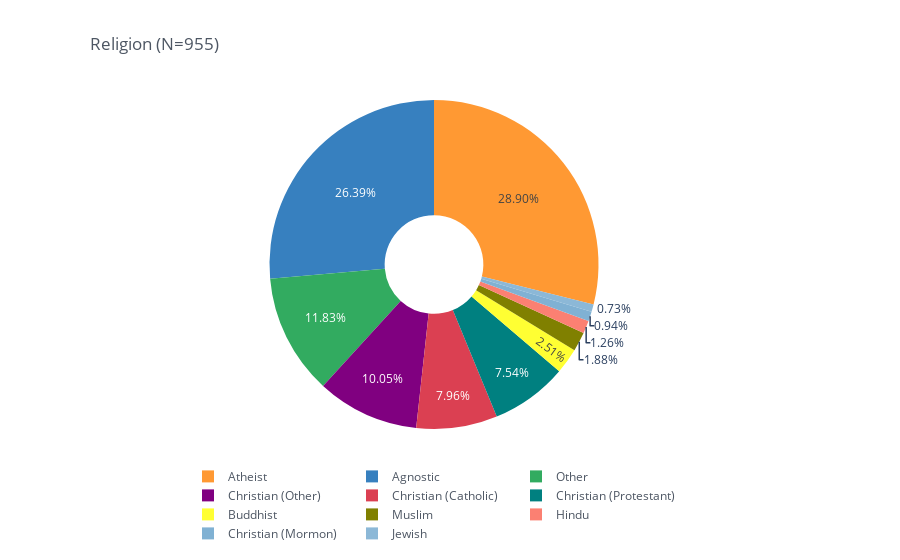

This figure's notebook cell:
### Code cell
pieChart(gcbs_clean_df, col='DEMO_religion', title='Religion')

### Figure 1 — Plotly figure (JSON) as saved in the notebook; plotly's stock layout.template omitted (floating-point values rounded to 4 significant figures)
{"data": [{"hole": 0.3, "labels": ["Atheist", "Agnostic", "Other", "Christian (Other)", "Christian (Catholic)", "Christian (Protestant)", "Buddhist", "Muslim", "Hindu", "Christian (Mormon)", "Jewish"], "marker": {"colors": ["rgba(255, 153, 51, 1.0)", "rgba(55, 128, 191, 1.0)", "rgba(50, 171, 96, 1.0)", "rgba(128, 0, 128, 1.0)", "rgba(219, 64, 82, 1.0)", "rgba(0, 128, 128, 1.0)", "rgba(255, 255, 51, 1.0)", "rgba(128, 128, 0, 1.0)", "rgba(251, 128, 114, 1.0)", "rgba(128, 177, 211, 1.0)", "rgba(128, 177, 211, 0.8999999999999999)"]}, "name": "", "texttemplate": "%{percent:.2%}", "type": "pie", "values": [276, 252, 113, 96, 76, 72, 24, 18, 12, 9, 7]}], "layout": {"legend": {"bgcolor": "#FFFFFF", "font": {"color": "#4D5663"}, "orientation": "h", "x": 0.5, "xanchor": "center"}, "paper_bgcolor": "#FFFFFF", "plot_bgcolor": "#FFFFFF", "title": {"font": {"color": "#4D5663"}, "text": "Religion (N=955)", "x": 0.1}}}
